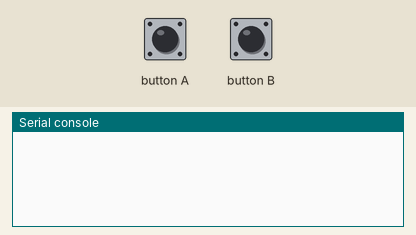
Bench run of a program on a simulated BBC micro:bit running MicroPython. Shown: the last lines printed to the serial console. The test bench sets the inputs (shaded band). No radio messages arrive unless stated (any console line starting 'radio sent:' is added by the test bench).

Above: at 1.2 s.
1.3 s: button A pressed for 0.15 s
At 1.9 s:
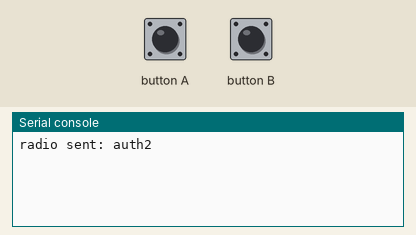
2.9 s: button B pressed for 0.15 s
At 4.3 s:
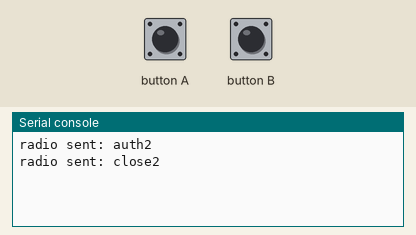

Measured:
- after the input at 1.3 s, the serial console: prints a new line at once (image 1)
- after the input at 2.9 s, the serial console: prints a new line at once (image 2)

The program:

remoteAuthClose.py
```python
# 조종기 remoteAuthClose
import radio
from random import randint
from microbit import *
import neopixel

flash = [Image().invert()*(i/9) for i in range(9, -1, -1)]

radio.on()
np = neopixel.NeoPixel(pin0, 16)

# Event loop.
while True:
    if button_a.was_pressed():
        radio.send('auth2')  # a-ha

    if button_b.was_pressed():
        radio.send('close2')  # a-ha
```
